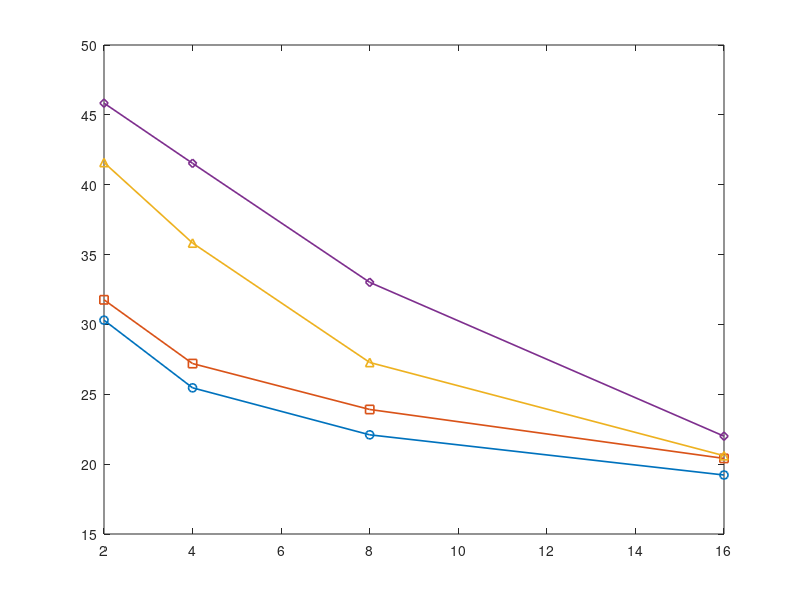

MATLAB code for this plot: (Note: this script raises an error after producing the figure.)
clc; clear; close all;

% =========================
% 放大倍率（必须有！）
% =========================
scale = [2, 4, 8, 16];

% =========================
% 数据
% =========================
PSNR_NN      = [30.3046, 25.4620, 22.0985, 19.2215];
PSNR_Bicubic = [31.7628, 27.1981, 23.9130, 20.4104];
PSNR_SRGAN   = [41.5899, 35.8248, 27.2767, 20.6039];
PSNR_SRRes   = [45.8390, 41.5307, 33.0113, 22.0010];

SSIM_NN      = [0.9379, 0.8557, 0.7480, 0.6575];
SSIM_Bicubic = [0.9406, 0.8627, 0.7557, 0.6440];
SSIM_SRGAN   = [0.9893, 0.9856, 0.9036, 0.6696];
SSIM_SRRes   = [0.9945, 0.9900, 0.9536, 0.7149];

LPIPS_NN      = [0.0623, 0.1307, 0.1966, 0.2718];
LPIPS_Bicubic = [0.1384, 0.2717, 0.4047, 0.4521];
LPIPS_SRGAN   = [0.0043, 0.0071, 0.0825, 0.2409];
LPIPS_SRRes   = [0.0023, 0.0071, 0.0552, 0.2127];

RMSE_NN      = [3.6023, 6.2828, 9.1818, 12.7943];
RMSE_Bicubic = [3.0542, 5.1818, 7.5097, 11.2743];
RMSE_SRGAN   = [1.1331, 1.6089, 4.0555, 10.1512];
RMSE_SRRes   = [0.7217, 1.0628, 2.7926, 9.5922];

% =========================
% 画图
% =========================
figure('Units','pixels','Position',[100 100 400 350]);

h1 = plot(scale, PSNR_NN, '-o','LineWidth',1.2); hold on;
h2 = plot(scale, PSNR_Bicubic, '-s','LineWidth',1.2);
h3 = plot(scale, PSNR_SRGAN, '-^','LineWidth',1.2);
h4 = plot(scale, PSNR_SRRes, '-d','LineWidth',1.2);

h = [h1 h2 h3 h4];
for i = 1:4
    set(h(i),'MarkerFaceColor',h(i).Color);
end

grid on;
xlabel('k', 'FontName', 'Times New Roman', 'FontAngle', 'italic');
ylabel('PSNR (dB)', 'FontName', 'Times New Roman');
legend('NN','Bicubic','SRGAN','SRResNet','FontName', 'Times New Roman');

figure('Units','pixels','Position',[100 100 400 350]);
h1 = plot(scale, SSIM_NN, '-o','LineWidth',1.2); hold on;
h2 = plot(scale, SSIM_Bicubic, '-s','LineWidth',1.2);
h3 = plot(scale, SSIM_SRGAN, '-^','LineWidth',1.2);
h4 = plot(scale, SSIM_SRRes, '-d','LineWidth',1.2);
% 统一设置为“实心且与线同色”
h = [h1 h2 h3 h4];
for i = 1:length(h)
    set(h(i), 'MarkerFaceColor', h(i).Color);
end
grid on;
xlabel('k', 'FontName', 'Times New Roman', 'FontAngle', 'italic');
ylabel('SSIM', 'FontName', 'Times New Roman');
legend('NN','Bicubic','SRGAN','SRResNet','FontName', 'Times New Roman');

figure('Units','pixels','Position',[100 100 400 350]);
h1 = plot(scale, LPIPS_NN, '-o','LineWidth',1.2); hold on;
h2=plot(scale, LPIPS_Bicubic, '-s','LineWidth',1.2);
h3=plot(scale, LPIPS_SRGAN, '-^','LineWidth',1.2);
h4=plot(scale, LPIPS_SRRes, '-d','LineWidth',1.2);
% 统一设置为“实心且与线同色”
h = [h1 h2 h3 h4];
for i = 1:length(h)
    set(h(i), 'MarkerFaceColor', h(i).Color);
end
grid on; 
xlabel('k', 'FontName', 'Times New Roman', 'FontAngle', 'italic');
ylabel('LPIPS', 'FontName', 'Times New Roman');
legend('NN','Bicubic','SRGAN','SRResNet','FontName', 'Times New Roman');

figure('Units','pixels','Position',[100 100 400 350]);
h1=plot(scale, RMSE_NN, '-o','LineWidth',1.2); hold on;
h2=plot(scale, RMSE_Bicubic, '-s','LineWidth',1.2);
h3=plot(scale, RMSE_SRGAN, '-^','LineWidth',1.2);
h4=plot(scale, RMSE_SRRes, '-d','LineWidth',1.2);
% 统一设置为“实心且与线同色”
h = [h1 h2 h3 h4];
for i = 1:length(h)
    set(h(i), 'MarkerFaceColor', h(i).Color);
end
grid on; 
xlabel('k', 'FontName', 'Times New Roman', 'FontAngle', 'italic');
ylabel('RMSE(dB)', 'FontName', 'Times New Roman');
legend('NN','Bicubic','SRGAN','SRResNet','FontName', 'Times New Roman');

set(gca,'Position',[0.13 0.15 0.75 0.75]); % 关键
set(gcf,'Color','w');

set(gcf,'PaperPositionMode','auto');
print(gcf,'PSNR','-dpng','-r300');
